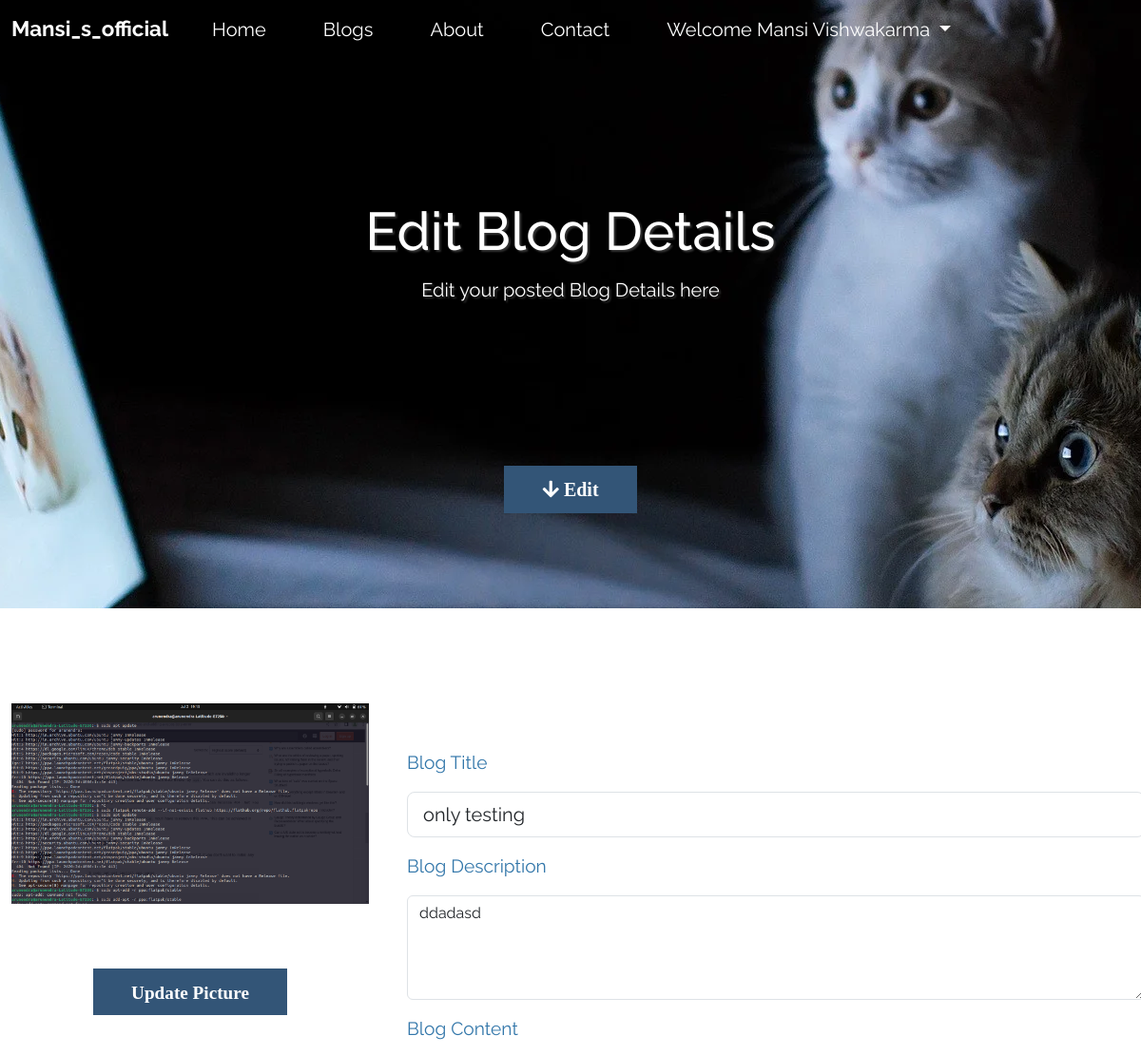
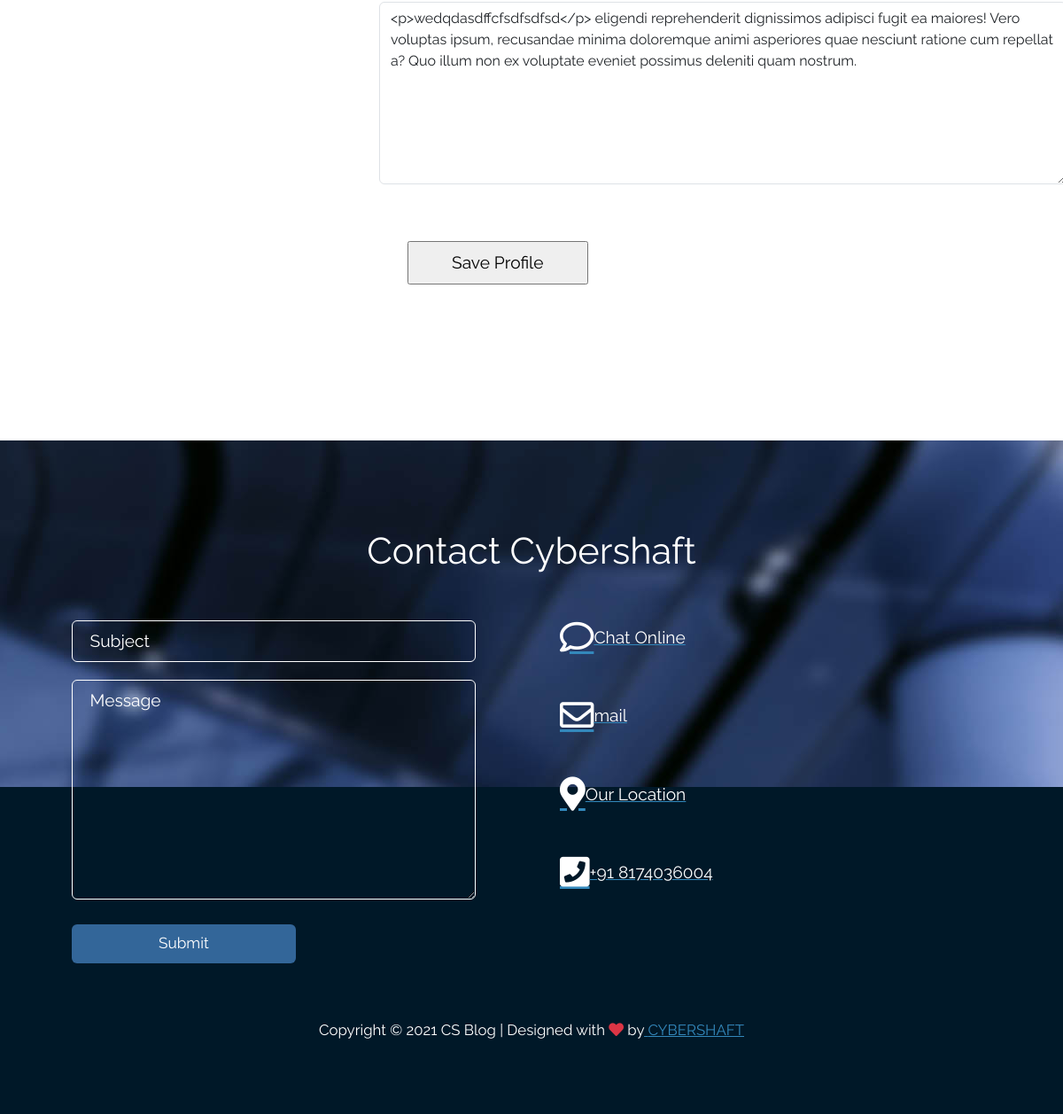
The app's page /Edit_Blog/2 (signed in) with its own data (2 pictures, top to bottom).
### Blog_app/models.py (models this page shows, shortened)
class Blog(models.Model):
    blog_title = models.CharField(max_length=100)
    short_desc = models.CharField(max_length=200)
    main_content = models.TextField()
    b_image = models.ImageField(upload_to="blog_img")
    date_time = models.DateTimeField(auto_now_add=True)
    user = models.ForeignKey(User, on_delete=models.CASCADE)

### Blog_app/views.py (the view)
# urls.py: path('Edit_Blog/<int:blog_id>', views.Blogcontent.Edit_Blog, name='Edit_Blog'),
    @login_required(login_url='/login')
    def Edit_Blog(request, blog_id):
        if request.method == "POST":
            Blog_title = request.POST['blog_title']
            blog_description = request.POST['blog_description']
            blog_content = request.POST['blog_content']
            edit_blog = Blog.objects.get(id=blog_id)
            edit_blog.blog_title = Blog_title
            edit_blog.short_desc = blog_description
            edit_blog.main_content = blog_content
            edit_blog.save()
            messages.info(request, "Blog Is Eddited Successfully")
            return render(request, "Edit_Blog.html", {"retrive_block": edit_blog})
        else:
            retrive_blog = Blog.objects.get(id=blog_id)
            return render(request, "Edit_Blog.html", {"retrive_block": retrive_blog})

### Templates/Edit_Blog.html (shortened to what this page needs)
{% extends "basic.html" %} {% load static %} {% block title %} Home - CS Blog {% endblock title %} {% block main_body %}
<div class="text-center tm-hero-text-container">
    <div class="tm-hero-text-container-inner">
        <h2 class="tm-hero-title">Edit Blog Details</h2>
        <p class="tm-hero-subtitle">
            Edit your posted Blog Details here
        </p>
    </div>
</div>
<div class="tm-next tm-intro-next">
    <a href="#whatwedo" class="text-center tm-down-arrow-link">
        <i class="fas fa-arrow-down tm-down-arrow"> Edit</i>
    </a>
</div>
</section>
<section id="whatwedo" class="tm-section-pad-top">
    <div class="container">
        <div class="row tm-content-box">
            <div class="col-lg-4">
                <img src="/media/{{retrive_block.b_image}}" width="100%" alt="Profile Pic">
                <a class="text-center tm-down-arrow-link" data-bs-toggle="modal" data-bs-target="#exampleModal">
                    <i class="fas tm-down-arrow">Update Picture</i>
                </a>
            </div>
            <div class="col-lg-8 mx-auto">
                <div class="tm-intro-text-container py-5 tm-text-primary">
                     {% if user.is_authenticated %}
                    <form action="/Edit_Blog/{{retrive_block.id}}" method="POST">
                        <label for="title" class="mx-3">Blog Title</label>
                        <input id="title" type="text" class="form-control form-control-lg m-3" name="blog_title" value="{{retrive_block.blog_title}}" required>
                        <label for="description" class="mx-3">Blog Description</label>
                        <textarea class="form-control m-3" id="description" rows="4" name="blog_description">{{retrive_block.short_desc}}</textarea>
                        <label for="content" class="mx-3">Blog Content</label>
                        <textarea class="form-control m-3" id="exampleFormControlTextarea1" name="blog_content" rows="8">{{retrive_block.main_content}} eligendi reprehenderit dignissimos adipisci fugit ea maiores! Vero voluptas ipsum, recusandae minima doloremque animi asperiores quae nesciunt ratione cum repellat a? Quo illum non ex voluptate eveniet possimus deleniti quam nostrum.</textarea>
                        <input type="submit" class="m-5 btn-primary px-5 py-2" value="Save Profile">
                    </form>
                    {% endif %}
                </div>
            </div>
        </div>
    </div>
</section>
<section id="contact" class="tm-section-pad-top tm-parallax-2">
    <div class="container tm-container-contact">
        <div class="row">
            <div class="text-center col-12">
                <h2 class="tm-section-title mb-4">Contact Cybershaft </h2><br>
            </div>
            <div class="col-sm-12 col-md-6">
                <form action="" method="get">
                    <input id="Subject" name="Subject" type="text" placeholder="Subject" class="tm-input" required />
                    <textarea id="message" name="message" rows="8" placeholder="Message" class="tm-input" required></textarea>
                    <button type="submit" class="btn tm-btn-submit">Submit</button>
                </form>
            </div>
            <div class="col-sm-12 col-md-6 mx-auto">
                <div class="contact-item">
                    <a rel="nofollow" href="https://www.tooplate.com/contact" class="item-link">
                        <i class="far fa-2x fa-comment mr-4"></i>
                        <span class="mb-0">Chat Online</span>
                    </a>
                </div>
                <div class="contact-item">
                    <a rel="nofollow" href="cybershafttechsolutions@gmail.com" class="item-link">
                        <i class="far fa-2x fa-envelope mr-4"></i>
                        <span class="mb-0">mail</span>
                    </a>
                </div>
                <div class="contact-item">
                    <a rel="nofollow" href="https://www.google.com/maps" class="item-link">
                        <i class="fas fa-2x fa-map-marker-alt mr-4"></i>
                        <span class="mb-0">Our Location</span>
                    </a>
                </div>
                <div class="contact-item">
                    <a rel="nofollow" href="tel:+918174036004" class="item-link">
                        <i class="fas fa-2x fa-phone-square mr-4"></i>
                        <span class="mb-0">+91 8174036004</span>
                    </a>
                </div>
                <div class="contact-item">&nbsp;</div>
            </div>
        </div>
    </div>
    <footer class="text-center small">
        <p class="mb-0">
            Copyright &copy; 2021 CS Blog | Designed with <i class="fa fa-heart text-danger"></i> by<a rel="nofollow" href="https://www.cybershaft.in" target="_blank" title="HTML templates"> CYBERSHAFT</a></p>
    </footer>
</section>
</body>
</html>
{% endblock main_body %}

### Templates/basic.html (shortened to what this page needs)
{% load static %}
<!DOCTYPE html>
<html lang="en">
<head>
    <link rel="stylesheet" href="{% static 'fontawesome-5.5/css/all.min.css' %}" />
    <link rel="stylesheet" href="{% static 'slick/slick.css' %}">
    <link rel="stylesheet" href="{% static 'slick/slick-theme.css' %}">
    <link rel="stylesheet" href="{% static 'magnific-popup/magnific-popup.css' %}">
    <link rel="stylesheet" href="{% static 'css/bootstrap.min.css' %}" />
    <link rel="stylesheet" href="{% static 'css/tooplate-infinite-loop.css' %}" />
</head>
<body>
    <section id="infinite" class="text-white tm-font-big tm-parallax">
        <nav class="navbar navbar-expand-md tm-navbar" id="tmNav">
            <div class="container">
                <div class="tm-next">
                    <a href="/" class="navbar-brand">Mansi_s_official</a>
                </div>
                <div class="collapse navbar-collapse" id="navbarSupportedContent">
                    <ul class="navbar-nav ml-auto">
                        <li class="nav-item">
                            <a class="nav-link tm-nav-link" href="/">Home</a>
                        </li>
                        <li class="nav-item">
                            <a class="nav-link tm-nav-link" href="Blogs">Blogs</a>
                        </li>
                        <li class="nav-item">
                            <a class="nav-link tm-nav-link" href="About">About</a>
                        </li>
                        <li class="nav-item">
                            <a class="nav-link tm-nav-link" href="Contact">Contact</a>
                        </li>
                        {%if user.is_authenticated %} {% if user.is_staff == 1 %}
                        <li class="nav-item dropdown">
                            <div class="dropdown">
                                <a class="nav-link tm-nav-link dropdown-toggle" type="button" id="dropdownMenuButton" data-toggle="dropdown" aria-haspopup="true" aria-expanded="false">Welcome
                                    {{user.first_name}} {{user.last_name}}
                                </a>
                            </div>
                        </li>
                        {% endif %} {% endif %}
                    </ul>
                </div>
            </div>
        </nav>
        {% block main_body %}{% endblock main_body %}

### Blog_app/static/css/tooplate-infinite-loop.css (style rules this page uses)
body { font-family: "Raleway", sans-serif; font-size: 1.2em; color: #707070; margin: 0; padding: 0; overflow-x: hidden; }
a { transition: all 0.3s ease; color: #38B; }
.btn { padding: 8px 32px; }
.tm-section-pad-top { padding-top: 80px; padding-bottom: 40px; }
.tm-content-box { padding-top: 20px; padding-bottom: 40px; }
.tm-text-primary { color: #37A; }
.tm-font-big { font-size: 1.25rem; }
.tm-navbar { position: fixed; width: 100%; z-index: 1000; background-color: transparent; transition: all 0.3s ease; }
.navbar-brand { color: white; font-size: 1.4rem; font-weight: bold; }
.nav-item { list-style: none; }
.tm-nav-link { color: white; }
#infinite { background-color: #222; background-image: url(../img/image-2.webp); background-repeat: no-repeat; height: 80vh; min-height: 375px; position: relative; }
@media (min-height: 830px) { #infinite { background-position: center -210px; } }
.tm-hero-text-container { width: 100%; height: 100%; display: flex; flex-flow: column; justify-content: center; }
.tm-hero-text-container-inner { margin-top: -90px; }
.tm-hero-title { font-size: 3.5rem; text-shadow: 2px 2px 2px #333; }
.tm-hero-subtitle { text-shadow: 2px 2px 2px #333; }
.tm-intro-next { position: absolute; bottom: 100px; left: 0; right: 0; }
.tm-down-arrow-link { display: block; margin-top: 18%; }
.tm-down-arrow { color: #FFF; cursor: pointer; background: #357; padding: 15px 40px; transition: all 0.3s ease; }
.tm-section-title { font-size: 2.6rem; font-weight: normal; }
#contact { color: white; background-color: #001828; background-image: url(../img/infinite-loop-03.jpg); background-position: center; background-repeat: no-repeat; min-height: 760px; position: relative; padding-bottom: 50px; padding-top: 100px; }
.contact-item { margin-left: 20px; margin-bottom: 50px; }
.item-link { display: flex; align-items: center; }
.item-link i, .item-link span { color: white; transition: all 0.3s ease; }
.tm-input { margin: 0 0 20px 0; width: 90%; padding: 8px 20px; border-radius: 6px; border: 1px solid white; background: transparent; color: white; }
.tm-btn-submit { font-size: 0.9em; color: #fff; background-color: #369; width: 50%; margin-bottom: 60px; }
::placeholder { color: white; opacity: 1; }
p { line-height: 1.9; }
@media (min-width: 768px) { .tm-intro-text-container { padding-left: 0px; } }
@media (min-width: 768px) { .navbar-expand-md .navbar-nav .nav-link { padding-right: 30px; padding-left: 30px; } }
@media (min-width: 1200px) { .container { max-width: 1275px; } }
@media (min-width: 1200px) { .tm-container-contact { max-width: 1063px; } }

### records on screen
Blog: b_image (picture), blog_title "only testing", blog_description "ddadasd", blog_content "<p>wedqdasdffcfsdfsdfsd</p> eligendi reprehenderit dignissimos adipisci fugit ea maiores! Vero voluptas ipsum, recusandae minima doloremque animi asperiores quae nesciunt ratione cum repellat a? Quo illum non ex voluptate eveniet possimus deleniti quam nostrum."

### other values on screen
{{ user.first_name }} "Mansi"
{{ user.last_name }} "Vishwakarma"
